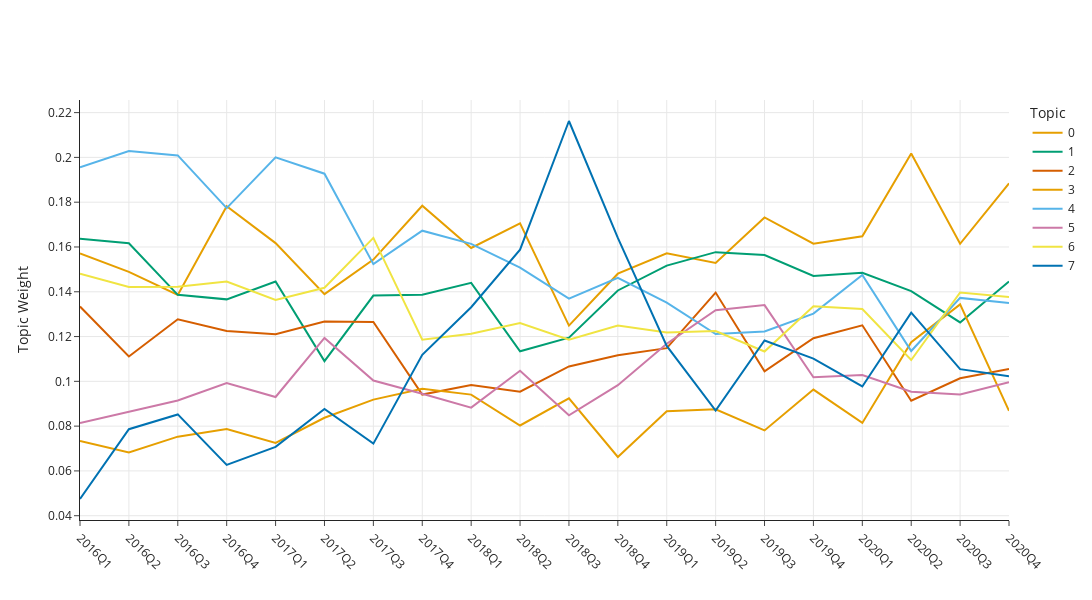

Source (notebook cell):
### Code cell
# Topic activity over time
import plotly.graph_objects as go

# # Convert the date column to datetime
data['time'] = pd.to_datetime(data['time'])

# Format the date column to quarterly periods
data['date_quarterly'] = data['time'].dt.to_period('Q').astype(str)

periods = data['date_quarterly'].tolist()

# Calculate topic activity over time
act = model.topic_activity_over_time(periods)

# Visualize topic activity
fig = model.visualize_topic_activity(top_n=8, topic_activity=act, time_slices=periods)

# Extract and sort the traces based on the legend text
fig.data = sorted(fig.data, key=lambda trace: trace.name)

# Update the name attribute of each trace to display only the first letter
for trace in fig.data:
    trace.name = trace.name[0]

# Update the layout to change the width, height, remove the title, add a legend title, and set x-axis labels to 45-degree angle
fig.update_layout(
    width=1200,
    height=600,
    title='',
    legend_title_text='Topic',
    xaxis_tickangle=45  # Set x-axis labels to 45-degree angle
)

# Show the updated figure
fig.show()

### Figure 1 — Plotly figure (JSON) as saved in the notebook; plotly's stock layout.template omitted (floating-point values rounded to 4 significant figures)
{"data": [{"hoverinfo": "text", "hovertext": "0_brown_rice_picky_eater_grain_free_sensitive_stomach_life_protection", "marker": {"color": "#E69F00"}, "mode": "lines", "name": "0", "type": "scatter", "x": ["2016Q1", "2016Q2", "2016Q3", "2016Q4", "2017Q1", "2017Q2", "2017Q3", "2017Q4", "2018Q1", "2018Q2", "2018Q3", "2018Q4", "2019Q1", "2019Q2", "2019Q3", "2019Q4", "2020Q1", "2020Q2", "2020Q3", "2020Q4"], "y": [0.1571, 0.1489, 0.1386, 0.1782, 0.1617, 0.1389, 0.1544, 0.1784, 0.1596, 0.1706, 0.1249, 0.1481, 0.1572, 0.1529, 0.1732, 0.1615, 0.1648, 0.2018, 0.1614, 0.1884]}, {"hoverinfo": "text", "hovertext": "1_love_flavor_quality_ingredient_good_ingredient_healthy_ingredient_love_picky", "marker": {"color": "#009E73"}, "mode": "lines", "name": "1", "type": "scatter", "x": ["2016Q1", "2016Q2", "2016Q3", "2016Q4", "2017Q1", "2017Q2", "2017Q3", "2017Q4", "2018Q1", "2018Q2", "2018Q3", "2018Q4", "2019Q1", "2019Q2", "2019Q3", "2019Q4", "2020Q1", "2020Q2", "2020Q3", "2020Q4"], "y": [0.1637, 0.1617, 0.1386, 0.1366, 0.1446, 0.109, 0.1383, 0.1387, 0.144, 0.1134, 0.1195, 0.1406, 0.1517, 0.1577, 0.1564, 0.1471, 0.1485, 0.1403, 0.1263, 0.1446]}, {"hoverinfo": "text", "hovertext": "2_healthy_fur_yorkie_love_love_matter_girl_love_time_work", "marker": {"color": "#D55E00"}, "mode": "lines", "name": "2", "type": "scatter", "x": ["2016Q1", "2016Q2", "2016Q3", "2016Q4", "2017Q1", "2017Q2", "2017Q3", "2017Q4", "2018Q1", "2018Q2", "2018Q3", "2018Q4", "2019Q1", "2019Q2", "2019Q3", "2019Q4", "2020Q1", "2020Q2", "2020Q3", "2020Q4"], "y": [0.1334, 0.1111, 0.1277, 0.1225, 0.1211, 0.1268, 0.1265, 0.09409, 0.09832, 0.09538, 0.1067, 0.1116, 0.1148, 0.1396, 0.1045, 0.1193, 0.125, 0.09135, 0.1014, 0.1055]}, {"hoverinfo": "text", "hovertext": "3_smell_bad_class_action_runny_poop_buy_local_buyer_beware", "marker": {"color": "#E69F00"}, "mode": "lines", "name": "3", "type": "scatter", "x": ["2016Q1", "2016Q2", "2016Q3", "2016Q4", "2017Q1", "2017Q2", "2017Q3", "2017Q4", "2018Q1", "2018Q2", "2018Q3", "2018Q4", "2019Q1", "2019Q2", "2019Q3", "2019Q4", "2020Q1", "2020Q2", "2020Q3", "2020Q4"], "y": [0.0734, 0.06819, 0.0753, 0.07873, 0.07249, 0.08374, 0.09183, 0.09664, 0.09407, 0.08029, 0.09239, 0.06622, 0.08667, 0.08751, 0.07807, 0.09634, 0.08142, 0.1175, 0.1344, 0.08685]}, {"hoverinfo": "text", "hovertext": "4_great_price_good_price_love_price_price_great_love_cheap", "marker": {"color": "#56B4E9"}, "mode": "lines", "name": "4", "type": "scatter", "x": ["2016Q1", "2016Q2", "2016Q3", "2016Q4", "2017Q1", "2017Q2", "2017Q3", "2017Q4", "2018Q1", "2018Q2", "2018Q3", "2018Q4", "2019Q1", "2019Q2", "2019Q3", "2019Q4", "2020Q1", "2020Q2", "2020Q3", "2020Q4"], "y": [0.1956, 0.2029, 0.2009, 0.1774, 0.2, 0.1927, 0.1523, 0.1673, 0.1614, 0.1508, 0.1369, 0.1462, 0.1352, 0.1211, 0.1223, 0.1303, 0.1475, 0.1135, 0.1373, 0.135]}, {"hoverinfo": "text", "hovertext": "5_review_behalf_like_dry_lick_bowl_bowl_clean_change_taste", "marker": {"color": "#CC79A7"}, "mode": "lines", "name": "5", "type": "scatter", "x": ["2016Q1", "2016Q2", "2016Q3", "2016Q4", "2017Q1", "2017Q2", "2017Q3", "2017Q4", "2018Q1", "2018Q2", "2018Q3", "2018Q4", "2019Q1", "2019Q2", "2019Q3", "2019Q4", "2020Q1", "2020Q2", "2020Q3", "2020Q4"], "y": [0.08138, 0.08651, 0.09146, 0.09925, 0.093, 0.1194, 0.1004, 0.09448, 0.08827, 0.1047, 0.08482, 0.09831, 0.1168, 0.1318, 0.1341, 0.1018, 0.1028, 0.0954, 0.09416, 0.09964]}, {"hoverinfo": "text", "hovertext": "6_dog_love_german_shepherd_vet_recommend_coat_shiny_golden_retriever", "marker": {"color": "#F0E442"}, "mode": "lines", "name": "6", "type": "scatter", "x": ["2016Q1", "2016Q2", "2016Q3", "2016Q4", "2017Q1", "2017Q2", "2017Q3", "2017Q4", "2018Q1", "2018Q2", "2018Q3", "2018Q4", "2019Q1", "2019Q2", "2019Q3", "2019Q4", "2020Q1", "2020Q2", "2020Q3", "2020Q4"], "y": [0.148, 0.1421, 0.1422, 0.1446, 0.1363, 0.1418, 0.164, 0.1186, 0.1213, 0.126, 0.1186, 0.1249, 0.1218, 0.1225, 0.1133, 0.1336, 0.1323, 0.1095, 0.1397, 0.1377]}, {"hoverinfo": "text", "hovertext": "7_open_box_bag_rip_big_bag_hole_bag_open_bag", "marker": {"color": "#0072B2"}, "mode": "lines", "name": "7", "type": "scatter", "x": ["2016Q1", "2016Q2", "2016Q3", "2016Q4", "2017Q1", "2017Q2", "2017Q3", "2017Q4", "2018Q1", "2018Q2", "2018Q3", "2018Q4", "2019Q1", "2019Q2", "2019Q3", "2019Q4", "2020Q1", "2020Q2", "2020Q3", "2020Q4"], "y": [0.04746, 0.07863, 0.08523, 0.06271, 0.07074, 0.08764, 0.07219, 0.1118, 0.1331, 0.1588, 0.2163, 0.1641, 0.1158, 0.08692, 0.1182, 0.1102, 0.09772, 0.1306, 0.1054, 0.1023]}], "layout": {"height": 600, "hoverlabel": {"bgcolor": "white", "font": {"family": "Rockwell", "size": 16}}, "legend": {"title": {"text": "Topic"}}, "title": {"text": ""}, "width": 1200, "xaxis": {"showgrid": true, "tickangle": 45}, "yaxis": {"showgrid": true, "title": {"text": "Topic Weight"}}}}
